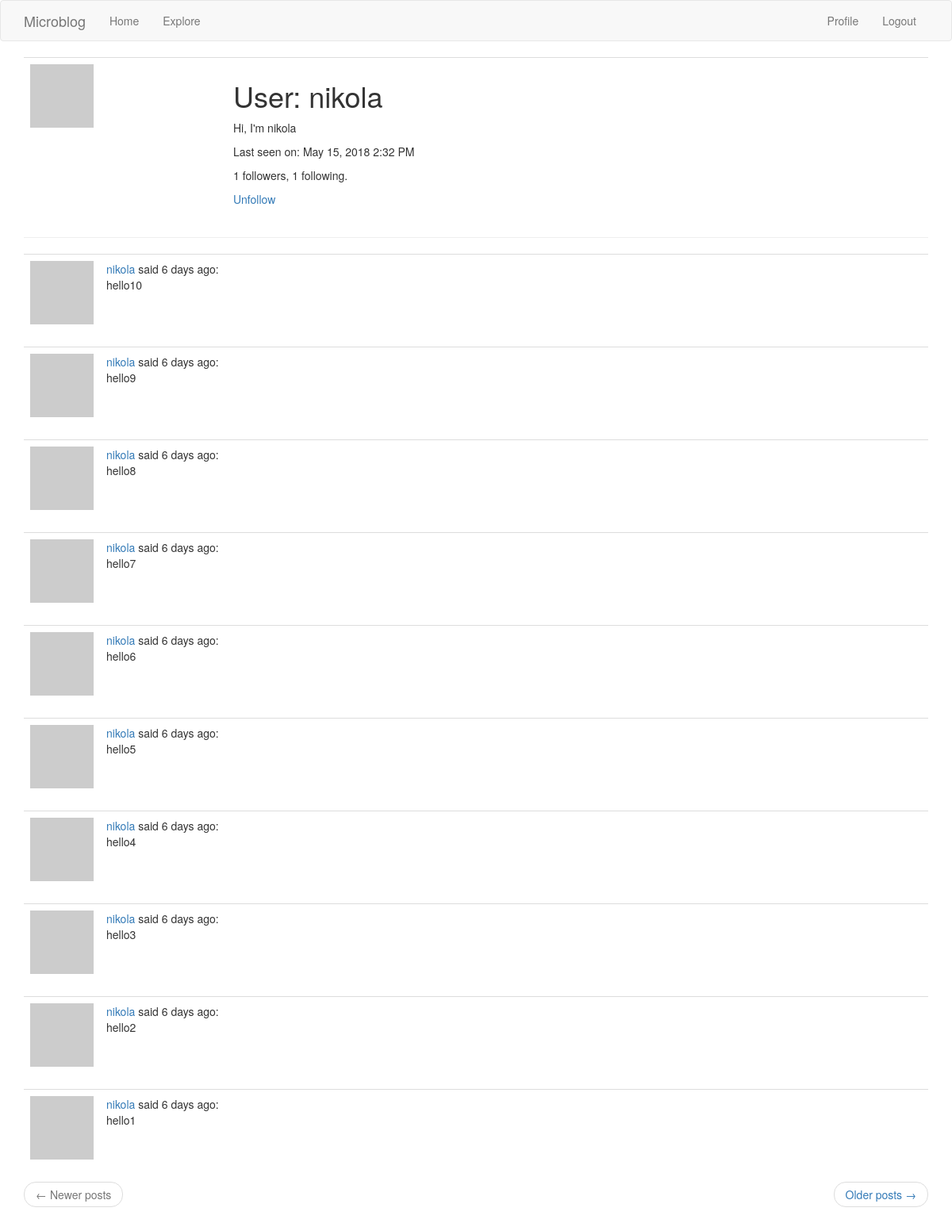
The page /user/nikola (signed in) on the database as committed earlier.
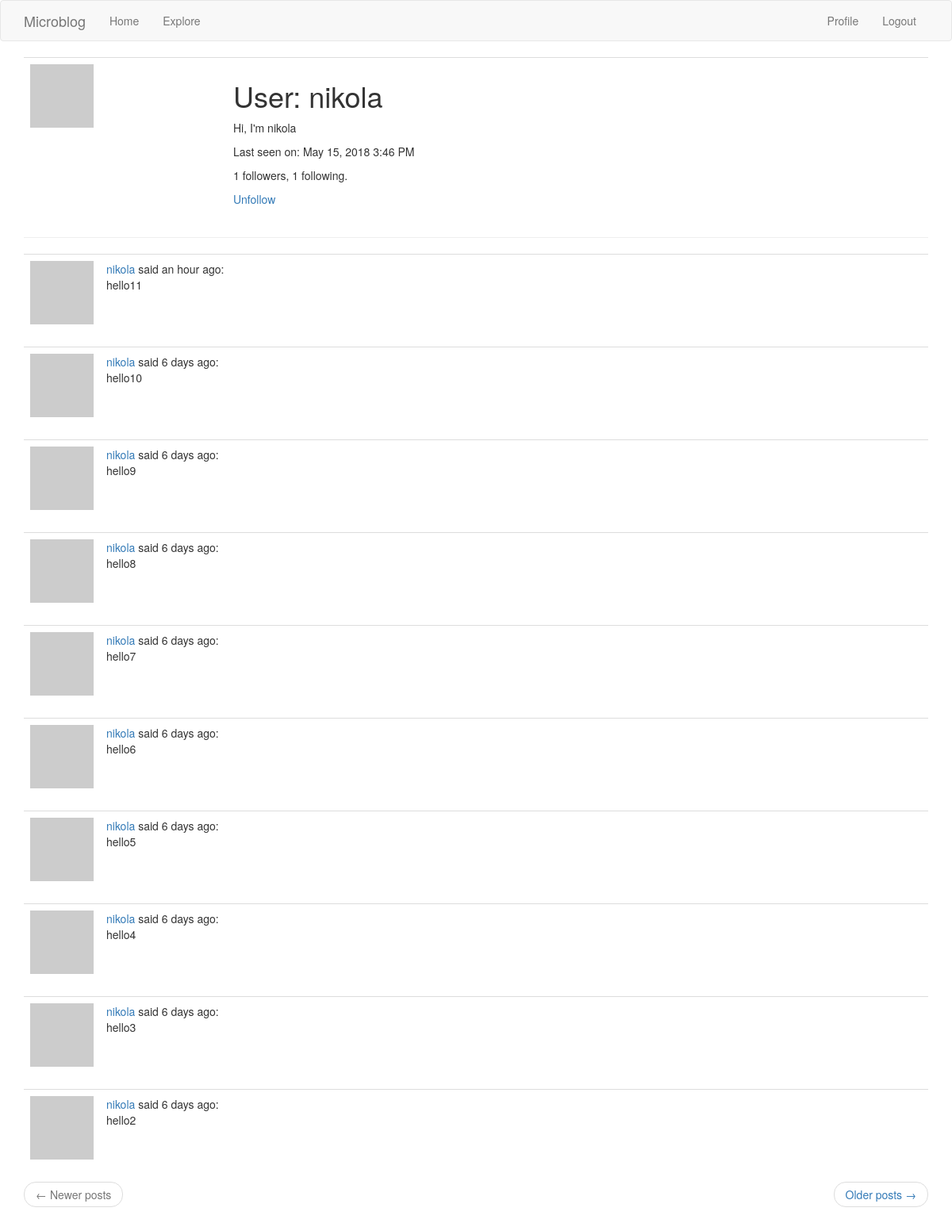
The same page on the database as committed later.
### app1/models.py (models this page shows, shortened)
class User(UserMixin, db.Model):
    id = db.Column(db.Integer, primary_key=True)
    username = db.Column(db.String(64), index=True, unique=True)
    email = db.Column(db.String(120), index=True, unique=True)
    password_hash = db.Column(db.String(128))
    posts = db.relationship('Post', backref='author', lazy='dynamic')
    about_me = db.Column(db.String(140))
    last_seen = db.Column(db.DateTime, default=datetime.utcnow)
    follows = db.relationship(
        'User', secondary=followers,
        primaryjoin=(followers.c.follower_id == id),
        secondaryjoin=(followers.c.followed_id == id),
        backref=db.backref('followers', lazy='dynamic'), lazy='dynamic')
    def avatar(self, size):
        digest = md5(self.email.lower().encode('utf-8')).hexdigest()
        return 'https://www.gravatar.com/avatar/{}?d=identicon&s={}'.format(digest, size)
    def is_following(self,user):
        return self.follows.filter(followers.c.followed_id == user.id).count() > 0

class Post(db.Model):
    id = db.Column(db.Integer, primary_key=True)
    body = db.Column(db.String(140))
    timestamp = db.Column(db.DateTime, index=True, default=datetime.utcnow)
    user_id = db.Column(db.Integer, db.ForeignKey('user.id'))

### app1/routes.py (the view)
@app.route('/user/<username>')
@login_required
def user(username):
    user = User.query.filter_by(username=username).first_or_404()
    page = request.args.get('page', 1, type=int)
    posts = user.posts.order_by(Post.timestamp.desc()).paginate(
        page, app.config['POSTS_PER_PAGE'], False)
    next_url = url_for('index', page=posts.next_num) \
        if posts.has_next else None
    prev_url = url_for('index', page=posts.prev_num) \
        if posts.has_prev else None
    return render_template('user.html', user=user, posts=posts.items, next_url=next_url, prev_url=prev_url)

### app1/models.py (called while the page is built)
@login.user_loader
def load_user(id):
    return User.query.get(int(id))

### app1/routes.py (called while the page is built)
@app.before_request
def before_request():
    if current_user.is_authenticated:
        current_user.last_seen = datetime.utcnow()
        db.session.commit()

### app1/templates/user.html
{% extends 'base.html' %}
{% block app_content %}
    <table class="table table-hover">
        <tr>
            <td width="256px"><img src="{{ user.avatar(256) }}"></td>
            <td>
                <h1>User: {{ user.username }}</h1>
                {% if user.about_me %}<p>{{ user.about_me }}</p>{% endif %}
                {% if user.last_seen %}
                <p>Last seen on: {{ moment(user.last_seen).format('LLL') }}</p>{% endif %}
                <p>{{ user.followers.count() }} followers, {{ user.follows.count() }} following.</p>
                {% if user == current_user %}
                <p><a href="{{ url_for('edit_profile') }}">Edit your profile</a></p>
                {% elif not current_user.is_following(user) %}
                <p><a href="{{ url_for('follow', username=user.username) }}">Follow</a></p>
                {% else %}
                <p><a href="{{ url_for('unfollow', username=user.username) }}">Unfollow</a></p>
                {% endif %}
            </td>
        </tr>
    </table>
    <hr>
    {% for post in posts %}
   		{% include '_post.html' %}
    {% endfor %}
    <nav aria-label="...">
        <ul class="pager">
            <li class="previous{% if not prev_url %} disabled{% endif %}">
                <a href="{{ prev_url or '#' }}">
                    <span aria-hidden="true">&larr;</span> Newer posts
                </a>
            </li>
            <li class="next{% if not next_url %} disabled{% endif %}">
                <a href="{{ next_url or '#' }}">
                    Older posts <span aria-hidden="true">&rarr;</span>
                </a>
            </li>
        </ul>
    </nav>
{% endblock %}

### app1/templates/_post.html
<table class="table table-hover">
    <tr>
        <td width="70px">
            <a href="{{ url_for('user', username=post.author.username) }}">
                <img src="{{ post.author.avatar(70) }}" />
            </a>
        </td>
        <td>
            <a href="{{ url_for('user', username=post.author.username) }}">
                {{ post.author.username }}
            </a>
            said {{ moment(post.timestamp).fromNow() }}:
            <br>
            {{ post.body }}
        </td>
    </tr>
</table>

Rows that differ between the two databases and show on the page:
no longer on this page (row unchanged): Post: author.username "nikola", timestamp "6 days ago", body "hello1"
changed User "nikola": last_seen "May 15, 2018 2:32 PM" → "May 15, 2018 3:46 PM"
added Post: author.username "nikola", timestamp "an hour ago", body "hello11"
